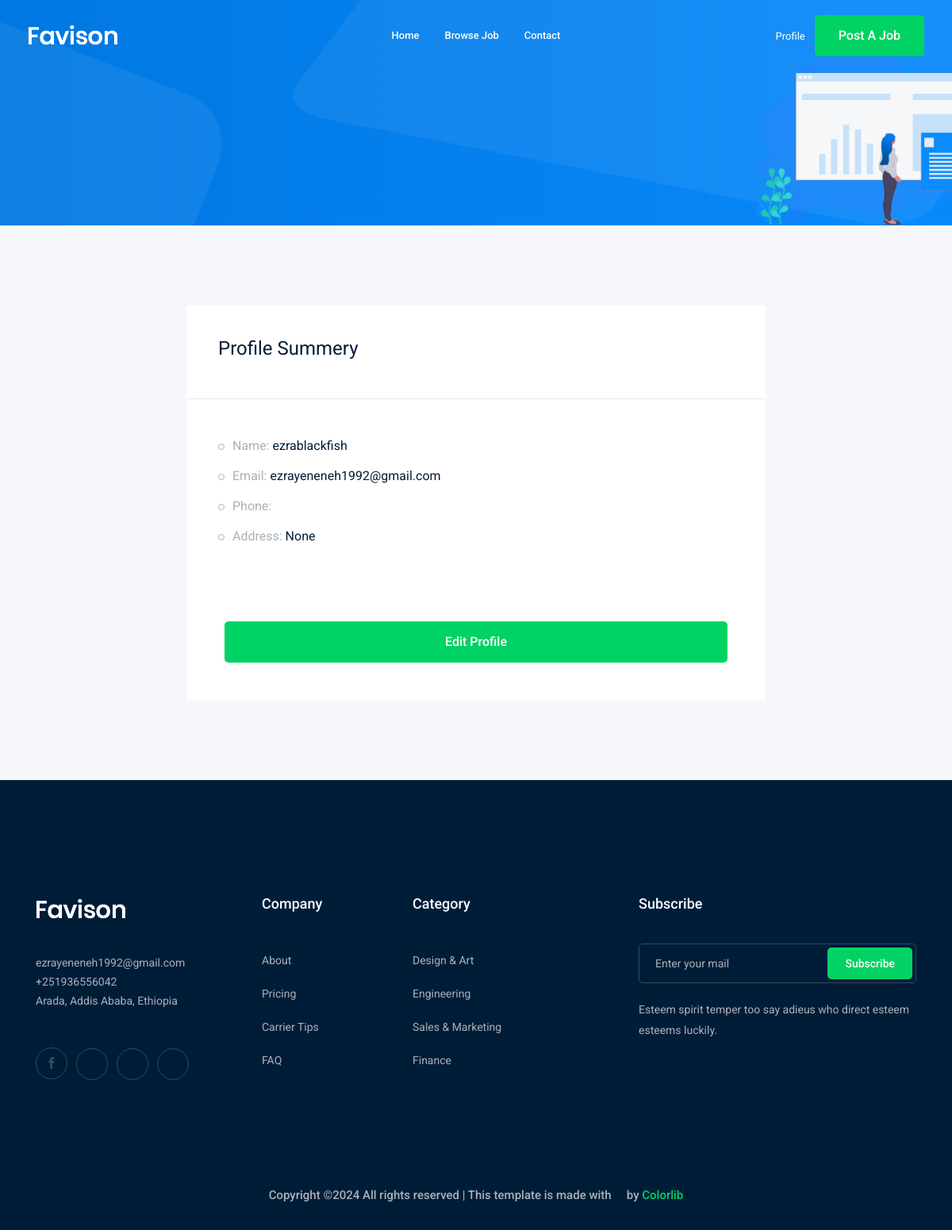
/accounts/profile (signed in), run on an earlier commit of the app's database.
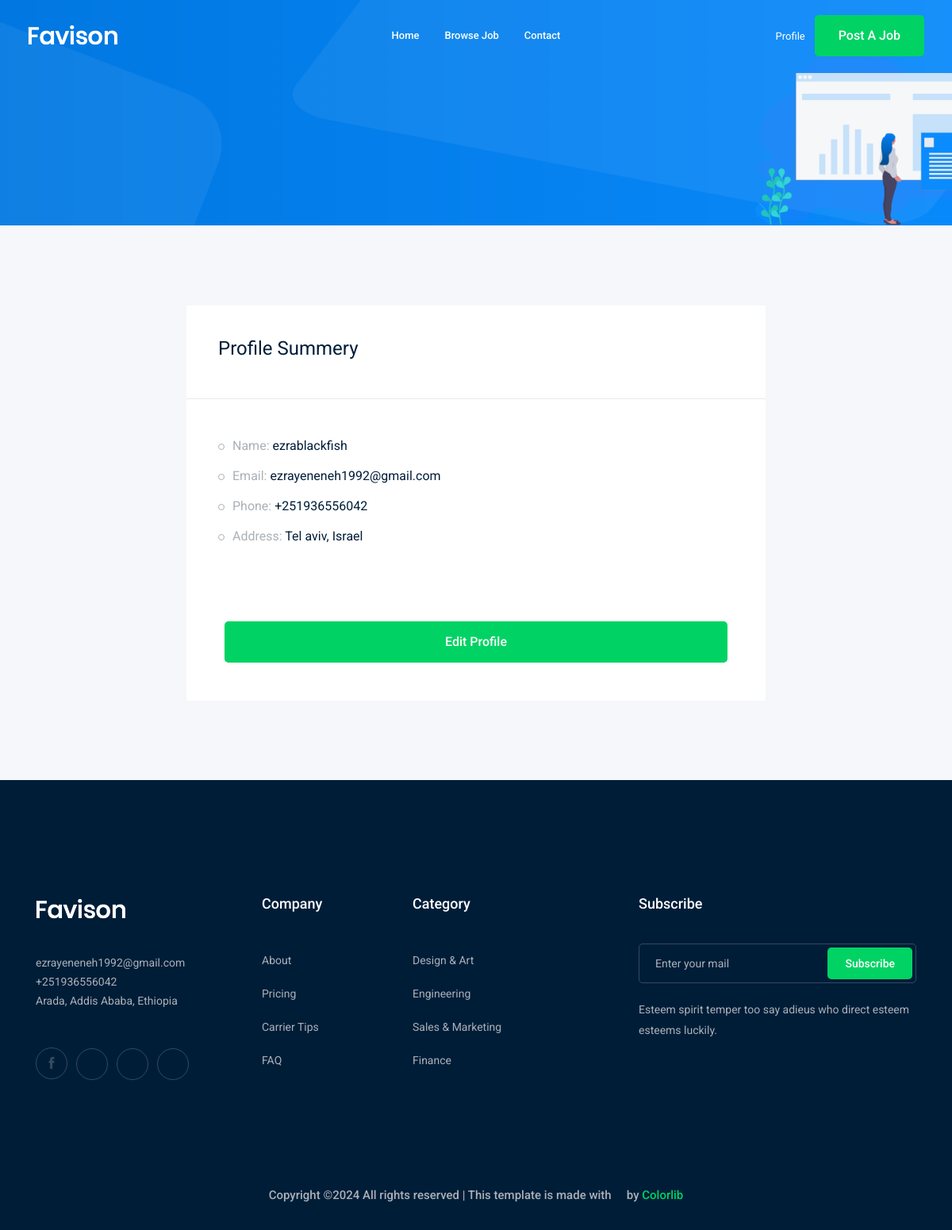
And on a later commit of the database.
### accounts/models.py (models this page shows)
class Profile(models.Model):
    user = models.OneToOneField(User, on_delete=models.CASCADE)
    city = models.ForeignKey('City', related_name='user_city', on_delete=models.CASCADE , blank=True, null=True)
    phone_number = models.CharField(max_length=15)
    image  = models.ImageField(upload_to='profile/')
    def __str__(self):
        return str(self.user)

class City(models.Model):
    name = models.CharField(max_length=30)
    def __str__(self):
        return self.name

### accounts/views.py (the view)
# urls.py: path('profile',views.profile , name='profile'),
def profile(request):
    profile = Profile.objects.get(user=request.user)
    return render(request,'accounts/profile.html',{'profile': profile})

### accounts/templates/accounts/profile.html (shortened to what this page needs)
{% extends 'base.html' %}
{% load bootstrap4 %}
{% block body %}
    <div class="bradcam_area bradcam_bg_1">
        <div class="container">
            <div class="row">
                <div class="col-xl-12">
                </div>
            </div>
        </div>
    </div>
    <div class="job_details_area">
        <div class="container">
            <div class="row">
                <div class="col-lg-8 mx-auto">
                    <div class="job_sumary">
                        <div class="summery_header">
                            <h3>Profile Summery</h3>
                        </div>
                        <div class="job_content">
                            <ul>
                                <li>Name: <span>{{profile}}</span></li>
                                <li>Email: <span>{{profile.user.email}}</span></li>
                                <li>Phone: <span>{{profile.phone_number}}</span></li>
                                <li>Address: <span>{{profile.city}}</span></li>
                            </ul>
                        </div>
                        <div class="p-5">
                            <a class="boxed-btn3 w-100" href="{% url 'accounts:profile_edit' %}"> Edit Profile</a>
                        </div>
                    </div>
                </div>
            </div>
        </div>
    </div>
    {% endblock body %}

What changed in the data, as far as the page shows it:
changed Profile "ezrablackfish": phone_number (not shown) → "+251936556042"; city "None" → "Tel aviv, Israel"
